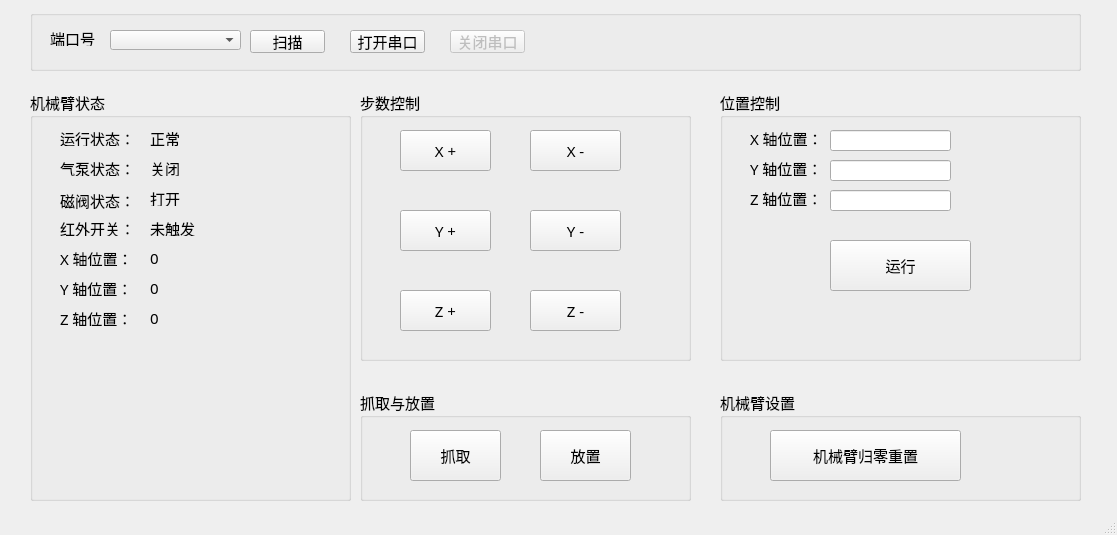
<?xml version="1.0" encoding="UTF-8"?>
<ui version="4.0">
 <class>MainWindow</class>
 <widget class="QMainWindow" name="MainWindow">
  <property name="geometry">
   <rect>
    <x>0</x>
    <y>0</y>
    <width>1117</width>
    <height>535</height>
   </rect>
  </property>
  <property name="font">
   <font>
    <family>隶书</family>
    <pointsize>11</pointsize>
   </font>
  </property>
  <property name="cursor">
   <cursorShape>UpArrowCursor</cursorShape>
  </property>
  <property name="windowTitle">
   <string>机械臂上位机调试软件</string>
  </property>
  <property name="autoFillBackground">
   <bool>false</bool>
  </property>
  <property name="styleSheet">
   <string notr="true"/>
  </property>
  <widget class="QWidget" name="centralwidget">
   <widget class="QGroupBox" name="groupBox">
    <property name="geometry">
     <rect>
      <x>30</x>
      <y>10</y>
      <width>1051</width>
      <height>61</height>
     </rect>
    </property>
    <property name="cursor">
     <cursorShape>PointingHandCursor</cursorShape>
    </property>
    <property name="contextMenuPolicy">
     <enum>Qt::DefaultContextMenu</enum>
    </property>
    <property name="styleSheet">
     <string notr="true"/>
    </property>
    <property name="title">
     <string/>
    </property>
    <widget class="QLabel" name="label">
     <property name="geometry">
      <rect>
       <x>20</x>
       <y>20</y>
       <width>48</width>
       <height>16</height>
      </rect>
     </property>
     <property name="text">
      <string>端口号：</string>
     </property>
    </widget>
    <widget class="QComboBox" name="cm_port">
     <property name="geometry">
      <rect>
       <x>80</x>
       <y>20</y>
       <width>131</width>
       <height>20</height>
      </rect>
     </property>
    </widget>
    <widget class="QPushButton" name="btn_scan">
     <property name="geometry">
      <rect>
       <x>220</x>
       <y>20</y>
       <width>75</width>
       <height>23</height>
      </rect>
     </property>
     <property name="text">
      <string>扫描</string>
     </property>
    </widget>
    <widget class="QPushButton" name="btn_open_serial">
     <property name="geometry">
      <rect>
       <x>320</x>
       <y>20</y>
       <width>75</width>
       <height>23</height>
      </rect>
     </property>
     <property name="text">
      <string>打开串口</string>
     </property>
    </widget>
    <widget class="QPushButton" name="btn_close_serial">
     <property name="enabled">
      <bool>false</bool>
     </property>
     <property name="geometry">
      <rect>
       <x>420</x>
       <y>20</y>
       <width>75</width>
       <height>23</height>
      </rect>
     </property>
     <property name="text">
      <string>关闭串口</string>
     </property>
    </widget>
   </widget>
   <widget class="QGroupBox" name="groupBox_2">
    <property name="geometry">
     <rect>
      <x>30</x>
      <y>90</y>
      <width>321</width>
      <height>411</height>
     </rect>
    </property>
    <property name="title">
     <string>机械臂状态</string>
    </property>
    <widget class="QLabel" name="label_2">
     <property name="geometry">
      <rect>
       <x>30</x>
       <y>40</y>
       <width>121</width>
       <height>16</height>
      </rect>
     </property>
     <property name="text">
      <string>运行状态：</string>
     </property>
    </widget>
    <widget class="QLabel" name="label_3">
     <property name="geometry">
      <rect>
       <x>30</x>
       <y>70</y>
       <width>71</width>
       <height>16</height>
      </rect>
     </property>
     <property name="text">
      <string>气泵状态：</string>
     </property>
    </widget>
    <widget class="QLabel" name="label_4">
     <property name="geometry">
      <rect>
       <x>30</x>
       <y>100</y>
       <width>91</width>
       <height>20</height>
      </rect>
     </property>
     <property name="text">
      <string>磁阀状态：</string>
     </property>
    </widget>
    <widget class="QLabel" name="label_5">
     <property name="geometry">
      <rect>
       <x>30</x>
       <y>130</y>
       <width>71</width>
       <height>16</height>
      </rect>
     </property>
     <property name="text">
      <string>红外开关：</string>
     </property>
    </widget>
    <widget class="QLabel" name="label_6">
     <property name="geometry">
      <rect>
       <x>30</x>
       <y>160</y>
       <width>71</width>
       <height>16</height>
      </rect>
     </property>
     <property name="text">
      <string>X 轴位置：</string>
     </property>
    </widget>
    <widget class="QLabel" name="label_7">
     <property name="geometry">
      <rect>
       <x>30</x>
       <y>190</y>
       <width>71</width>
       <height>16</height>
      </rect>
     </property>
     <property name="text">
      <string>Y 轴位置：</string>
     </property>
    </widget>
    <widget class="QLabel" name="label_8">
     <property name="geometry">
      <rect>
       <x>30</x>
       <y>220</y>
       <width>71</width>
       <height>16</height>
      </rect>
     </property>
     <property name="text">
      <string>Z 轴位置：</string>
     </property>
    </widget>
    <widget class="QLabel" name="arm_run_state">
     <property name="geometry">
      <rect>
       <x>120</x>
       <y>40</y>
       <width>101</width>
       <height>16</height>
      </rect>
     </property>
     <property name="text">
      <string>正常</string>
     </property>
    </widget>
    <widget class="QLabel" name="pump_state">
     <property name="geometry">
      <rect>
       <x>120</x>
       <y>70</y>
       <width>101</width>
       <height>16</height>
      </rect>
     </property>
     <property name="text">
      <string>关闭</string>
     </property>
    </widget>
    <widget class="QLabel" name="valve_state">
     <property name="geometry">
      <rect>
       <x>120</x>
       <y>100</y>
       <width>101</width>
       <height>16</height>
      </rect>
     </property>
     <property name="text">
      <string>打开</string>
     </property>
    </widget>
    <widget class="QLabel" name="hw_state">
     <property name="geometry">
      <rect>
       <x>120</x>
       <y>130</y>
       <width>101</width>
       <height>16</height>
      </rect>
     </property>
     <property name="text">
      <string>未触发</string>
     </property>
    </widget>
    <widget class="QLabel" name="lb_pos_x">
     <property name="geometry">
      <rect>
       <x>120</x>
       <y>160</y>
       <width>101</width>
       <height>16</height>
      </rect>
     </property>
     <property name="text">
      <string>0</string>
     </property>
    </widget>
    <widget class="QLabel" name="lb_pos_y">
     <property name="geometry">
      <rect>
       <x>120</x>
       <y>190</y>
       <width>101</width>
       <height>16</height>
      </rect>
     </property>
     <property name="text">
      <string>0</string>
     </property>
    </widget>
    <widget class="QLabel" name="lb_pos_z">
     <property name="geometry">
      <rect>
       <x>120</x>
       <y>220</y>
       <width>101</width>
       <height>16</height>
      </rect>
     </property>
     <property name="text">
      <string>0</string>
     </property>
    </widget>
   </widget>
   <widget class="QGroupBox" name="groupBox_3">
    <property name="geometry">
     <rect>
      <x>720</x>
      <y>90</y>
      <width>361</width>
      <height>271</height>
     </rect>
    </property>
    <property name="title">
     <string>位置控制</string>
    </property>
    <widget class="QLabel" name="label_9">
     <property name="geometry">
      <rect>
       <x>30</x>
       <y>40</y>
       <width>71</width>
       <height>16</height>
      </rect>
     </property>
     <property name="text">
      <string>X 轴位置：</string>
     </property>
    </widget>
    <widget class="QLabel" name="label_10">
     <property name="geometry">
      <rect>
       <x>30</x>
       <y>70</y>
       <width>71</width>
       <height>16</height>
      </rect>
     </property>
     <property name="text">
      <string>Y 轴位置：</string>
     </property>
    </widget>
    <widget class="QLabel" name="label_11">
     <property name="geometry">
      <rect>
       <x>30</x>
       <y>100</y>
       <width>71</width>
       <height>16</height>
      </rect>
     </property>
     <property name="text">
      <string>Z 轴位置：</string>
     </property>
    </widget>
    <widget class="QLineEdit" name="ed_pos_x">
     <property name="geometry">
      <rect>
       <x>110</x>
       <y>40</y>
       <width>121</width>
       <height>21</height>
      </rect>
     </property>
    </widget>
    <widget class="QLineEdit" name="ed_pos_y">
     <property name="geometry">
      <rect>
       <x>110</x>
       <y>70</y>
       <width>121</width>
       <height>21</height>
      </rect>
     </property>
    </widget>
    <widget class="QLineEdit" name="ed_pos_z">
     <property name="geometry">
      <rect>
       <x>110</x>
       <y>100</y>
       <width>121</width>
       <height>21</height>
      </rect>
     </property>
    </widget>
    <widget class="QPushButton" name="btn_set_pos">
     <property name="geometry">
      <rect>
       <x>110</x>
       <y>150</y>
       <width>141</width>
       <height>51</height>
      </rect>
     </property>
     <property name="text">
      <string>运行</string>
     </property>
    </widget>
   </widget>
   <widget class="QGroupBox" name="groupBox_5">
    <property name="geometry">
     <rect>
      <x>360</x>
      <y>90</y>
      <width>331</width>
      <height>271</height>
     </rect>
    </property>
    <property name="title">
     <string>步数控制</string>
    </property>
    <widget class="QPushButton" name="btn_step_x_in">
     <property name="geometry">
      <rect>
       <x>40</x>
       <y>40</y>
       <width>91</width>
       <height>41</height>
      </rect>
     </property>
     <property name="text">
      <string>X +</string>
     </property>
    </widget>
    <widget class="QPushButton" name="btn_step_x_re">
     <property name="geometry">
      <rect>
       <x>170</x>
       <y>40</y>
       <width>91</width>
       <height>41</height>
      </rect>
     </property>
     <property name="text">
      <string>X -</string>
     </property>
    </widget>
    <widget class="QPushButton" name="btn_step_y_in">
     <property name="geometry">
      <rect>
       <x>40</x>
       <y>120</y>
       <width>91</width>
       <height>41</height>
      </rect>
     </property>
     <property name="text">
      <string>Y +</string>
     </property>
    </widget>
    <widget class="QPushButton" name="btn_step_y_re">
     <property name="geometry">
      <rect>
       <x>170</x>
       <y>120</y>
       <width>91</width>
       <height>41</height>
      </rect>
     </property>
     <property name="text">
      <string>Y -</string>
     </property>
    </widget>
    <widget class="QPushButton" name="btn_step_z_in">
     <property name="geometry">
      <rect>
       <x>40</x>
       <y>200</y>
       <width>91</width>
       <height>41</height>
      </rect>
     </property>
     <property name="text">
      <string>Z +</string>
     </property>
    </widget>
    <widget class="QPushButton" name="btn_step_z_re">
     <property name="geometry">
      <rect>
       <x>170</x>
       <y>200</y>
       <width>91</width>
       <height>41</height>
      </rect>
     </property>
     <property name="text">
      <string>Z -</string>
     </property>
    </widget>
   </widget>
   <widget class="QGroupBox" name="groupBox_4">
    <property name="geometry">
     <rect>
      <x>360</x>
      <y>390</y>
      <width>331</width>
      <height>111</height>
     </rect>
    </property>
    <property name="title">
     <string>抓取与放置</string>
    </property>
    <widget class="QPushButton" name="btn_pick">
     <property name="geometry">
      <rect>
       <x>50</x>
       <y>40</y>
       <width>91</width>
       <height>51</height>
      </rect>
     </property>
     <property name="text">
      <string>抓取</string>
     </property>
    </widget>
    <widget class="QPushButton" name="btn_up">
     <property name="geometry">
      <rect>
       <x>180</x>
       <y>40</y>
       <width>91</width>
       <height>51</height>
      </rect>
     </property>
     <property name="text">
      <string>放置</string>
     </property>
    </widget>
   </widget>
   <widget class="QGroupBox" name="groupBox_6">
    <property name="geometry">
     <rect>
      <x>720</x>
      <y>390</y>
      <width>361</width>
      <height>111</height>
     </rect>
    </property>
    <property name="title">
     <string>机械臂设置</string>
    </property>
    <widget class="QPushButton" name="btn_arm_reset">
     <property name="geometry">
      <rect>
       <x>50</x>
       <y>40</y>
       <width>191</width>
       <height>51</height>
      </rect>
     </property>
     <property name="text">
      <string>机械臂归零重置</string>
     </property>
    </widget>
   </widget>
  </widget>
  <widget class="QStatusBar" name="statusbar"/>
  <action name="actionAbout">
   <property name="text">
    <string>关于我们</string>
   </property>
  </action>
  <action name="actionOperational_Manual">
   <property name="text">
    <string>操作手册</string>
   </property>
  </action>
  <action name="actions">
   <property name="text">
    <string>友情链接</string>
   </property>
  </action>
 </widget>
 <tabstops>
  <tabstop>cm_port</tabstop>
 </tabstops>
 <resources/>
 <connections/>
</ui>
